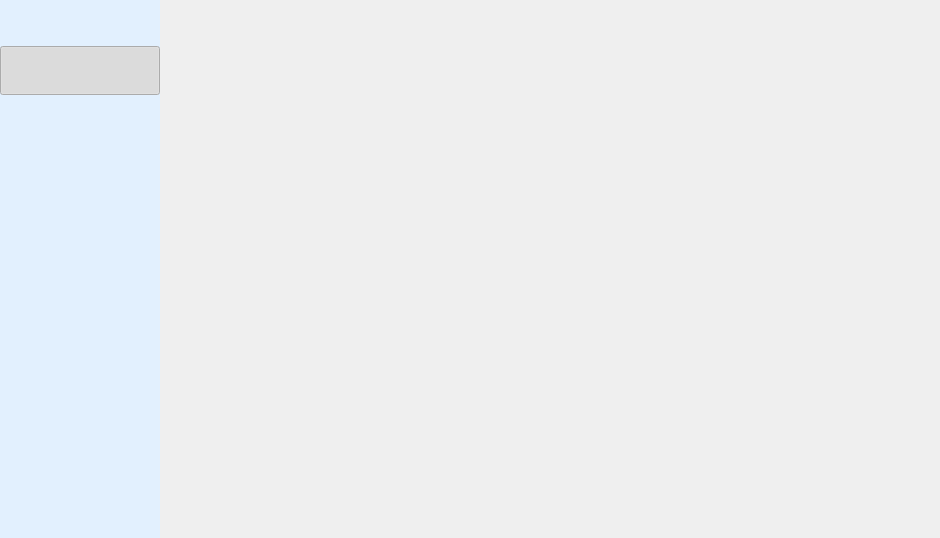
<?xml version="1.0" encoding="UTF-8"?>
<ui version="4.0">
 <class>SystemSettingsPage</class>
 <widget class="QWidget" name="SystemSettingsPage">
  <property name="geometry">
   <rect>
    <x>0</x>
    <y>0</y>
    <width>940</width>
    <height>538</height>
   </rect>
  </property>
  <property name="windowTitle">
   <string>SystemSettingsPage</string>
  </property>
  <property name="styleSheet">
   <string notr="true">#wgt_left{
	background:#E2F0FE;
}</string>
  </property>
  <layout class="QHBoxLayout" name="horizontalLayout">
   <property name="spacing">
    <number>0</number>
   </property>
   <property name="leftMargin">
    <number>0</number>
   </property>
   <property name="topMargin">
    <number>0</number>
   </property>
   <property name="rightMargin">
    <number>0</number>
   </property>
   <property name="bottomMargin">
    <number>0</number>
   </property>
   <item>
    <widget class="QWidget" name="wgt_left" native="true">
     <property name="minimumSize">
      <size>
       <width>160</width>
       <height>0</height>
      </size>
     </property>
     <property name="maximumSize">
      <size>
       <width>160</width>
       <height>16777215</height>
      </size>
     </property>
     <property name="styleSheet">
      <string notr="true">#lbl_navigationHead{	
	border-image: url(:/MBRClient/Resources/image/set/set_head.png);
}
#btn_modifyPasswd{
	border-image: url(:/MBRClient/Resources/image/set/set_pwc.png);
}
#btn_modifyPasswd:hover{
	border-image: url(:/MBRClient/Resources/image/set/set_pwc_hover.png);
}
#btn_modifyPasswd:checked{
	border-image: url(:/MBRClient/Resources/image/set/set_pwc_pressed.png);
}
</string>
     </property>
     <layout class="QVBoxLayout" name="verticalLayout">
      <property name="spacing">
       <number>0</number>
      </property>
      <property name="leftMargin">
       <number>0</number>
      </property>
      <property name="topMargin">
       <number>0</number>
      </property>
      <property name="rightMargin">
       <number>0</number>
      </property>
      <property name="bottomMargin">
       <number>0</number>
      </property>
      <item>
       <widget class="QLabel" name="lbl_navigationHead">
        <property name="minimumSize">
         <size>
          <width>160</width>
          <height>46</height>
         </size>
        </property>
        <property name="maximumSize">
         <size>
          <width>160</width>
          <height>46</height>
         </size>
        </property>
        <property name="text">
         <string/>
        </property>
       </widget>
      </item>
      <item>
       <widget class="QPushButton" name="btn_modifyPasswd">
        <property name="minimumSize">
         <size>
          <width>0</width>
          <height>49</height>
         </size>
        </property>
        <property name="maximumSize">
         <size>
          <width>16777215</width>
          <height>49</height>
         </size>
        </property>
        <property name="text">
         <string/>
        </property>
        <property name="checkable">
         <bool>true</bool>
        </property>
        <property name="checked">
         <bool>true</bool>
        </property>
        <property name="autoExclusive">
         <bool>true</bool>
        </property>
       </widget>
      </item>
      <item>
       <spacer name="verticalSpacer">
        <property name="orientation">
         <enum>Qt::Vertical</enum>
        </property>
        <property name="sizeHint" stdset="0">
         <size>
          <width>20</width>
          <height>342</height>
         </size>
        </property>
       </spacer>
      </item>
     </layout>
    </widget>
   </item>
   <item>
    <widget class="QStackedWidget" name="wgt_right">
     <widget class="ModifyPasswdPage" name="page_modifyPasswd"/>
    </widget>
   </item>
  </layout>
 </widget>
 <layoutdefault spacing="6" margin="11"/>
 <customwidgets>
  <customwidget>
   <class>ModifyPasswdPage</class>
   <extends>QWidget</extends>
   <header>ModifyPasswdPage.h</header>
   <container>1</container>
  </customwidget>
 </customwidgets>
 <resources>
  <include location="MBRClient.qrc"/>
 </resources>
 <connections/>
</ui>
